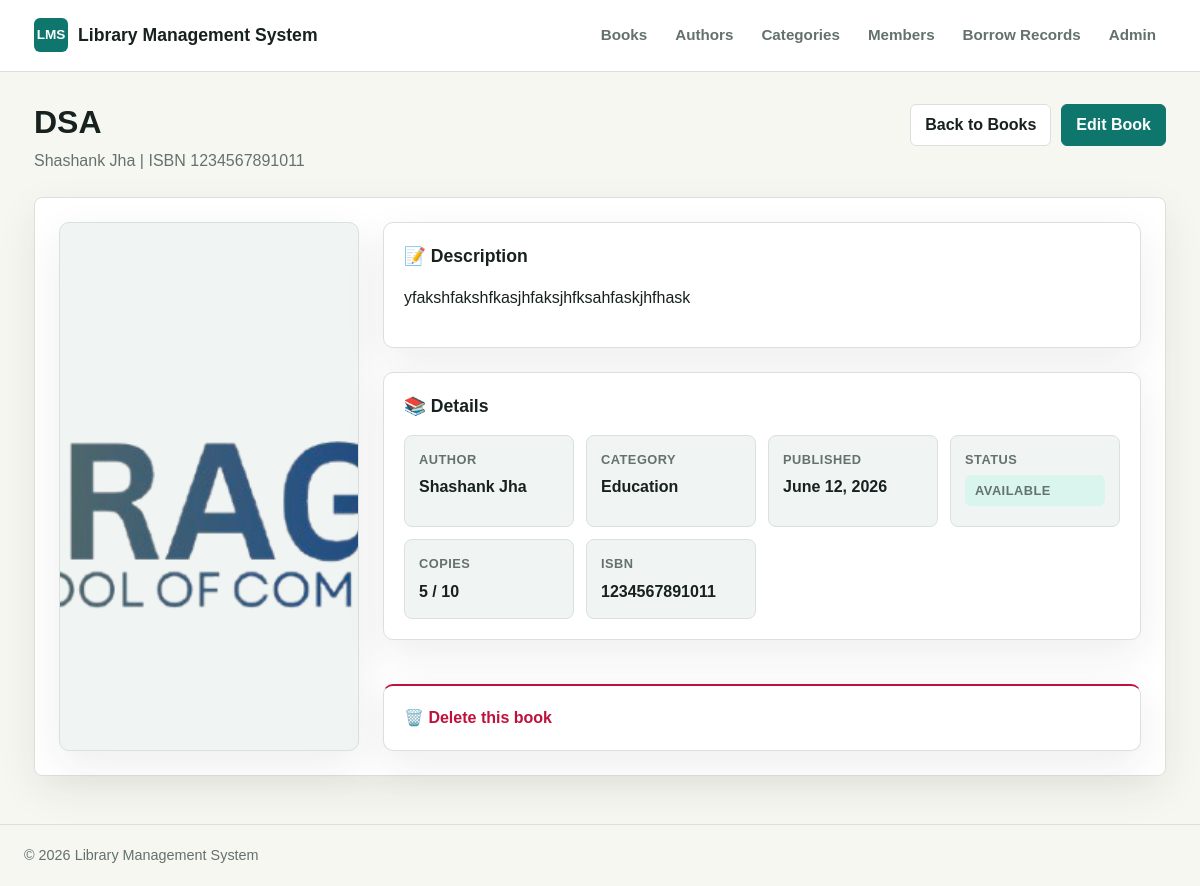
The page /books/2/ on the database its author committed.
### books/models.py (models this page shows, shortened)
class Book(models.Model):
    STATUS_CHOICES = [
        ('available', 'Available'),
        ('borrowed',  'Borrowed'),
        ('lost',      'Lost'),
    ]
    title = models.CharField(max_length=300)
    author = models.ForeignKey(
        Author,
        on_delete=models.CASCADE,
        related_name='books'
    )
    category = models.ForeignKey(
        Category,
        on_delete=models.SET_NULL,
        null=True, blank=True,
        related_name='books'
    )
    isbn = models.CharField(max_length=13, unique=True)
    published_date = models.DateField()
    description = models.TextField(blank=True)
    total_copies = models.PositiveIntegerField(default=1)
    available_copies = models.PositiveIntegerField(default=1)
    status = models.CharField(
        max_length=20,
        choices=STATUS_CHOICES,
        default='available'
    )
    cover_image = models.ImageField(
        upload_to='covers/',
        blank=True, null=True
    )
    created_at = models.DateTimeField(auto_now_add=True)
    class Meta:
        ordering = ['title']

### authors/models.py (models this page shows, shortened)
class Author(models.Model):
    name = models.CharField(max_length=200)
    bio = models.TextField(blank=True)
    email = models.EmailField(blank=True)
    created_at = models.DateTimeField(auto_now_add=True)
    class Meta:
        ordering = ['name']

### categories/models.py (models this page shows, shortened)
class Category(models.Model):
    name        = models.CharField(max_length=100, unique=True)
    description = models.TextField(blank=True)
    class Meta:
        ordering = ['name']
        verbose_name_plural = 'Categories'

### books/views.py (the view)
# urls.py: path('<int:pk>/', views.book_detail, name='detail'),
def book_detail(request, pk):
    book = get_object_or_404(
        Book.objects.select_related('author', 'category'),
        pk=pk
    )
    return render(
        request,
        'books/detail.html',
        {'book': book}
    )

### books/templates/books/detail.html (shortened to what this page needs)
{% extends 'base.html' %}
{% block page_title %}{{ book.title }}{% endblock %}
{% block page_subtitle %}
    <p>{{ book.author.name }} | ISBN {{ book.isbn }}</p>
{% endblock %}
{% block page_actions %}
    <a class="button secondary" href="{% url 'books:list' %}">Back to Books</a>
    <a class="button" href="{% url 'books:update' book.pk %}">Edit Book</a>
{% endblock %}
{% block content %}
    <div class="book-detail">
        <aside class="cover-box">
            {% if book.cover_image %}
                <img src="{{ book.cover_image.url }}" alt="{{ book.title }} cover">
            {% else %}
                <div class="cover-placeholder">📖<br>No cover image</div>
            {% endif %}
        </aside>
        <div class="detail-grid">
            <div class="detail-card">
                <h2>📝 Description</h2>
                {% if book.description %}
                    <p class="description-text">{{ book.description }}</p>
                {% else %}
                    <p class="muted">No description added.</p>
                {% endif %}
            </div>
            <div class="detail-card">
                <h2>📚 Details</h2>
                <div class="meta-grid">
                    <div class="meta-item">
                        <span>Author</span>
                        <div class="meta-item-value">{{ book.author.name }}</div>
                    </div>
                    <div class="meta-item">
                        <span>Category</span>
                        <div class="meta-item-value">{{ book.category.name|default:'No category' }}</div>
                    </div>
                    <div class="meta-item">
                        <span>Published</span>
                        <div class="meta-item-value">{{ book.published_date }}</div>
                    </div>
                    <div class="meta-item">
                        <span>Status</span>
                        <div class="meta-item-value"><span class="status-badge">{{ book.get_status_display }}</span></div>
                    </div>
                    <div class="meta-item">
                        <span>Copies</span>
                        <div class="meta-item-value">{{ book.available_copies }} / {{ book.total_copies }}</div>
                    </div>
                    <div class="meta-item">
                        <span>ISBN</span>
                        <div class="meta-item-value">{{ book.isbn }}</div>
                    </div>
                </div>
            </div>
            <div class="detail-card danger-section">
                <a class="danger-link" href="{% url 'books:delete' book.pk %}">🗑️ Delete this book</a>
            </div>
        </div>
    </div>
{% endblock %}

### templates/base.html (style rules this page uses)
:root { --bg: #f7f7f2; --surface: #ffffff; --surface-muted: #f0f4f3; --text: #17211f; --muted: #64716e; --border: #d9e1de; --brand: #0f766e; --brand-dark: #115e59; --accent: #b45309; --danger: #be123c; --shadow: 0 14px 40px rgba(23, 33, 31, 0.08); }
* { box-sizing: border-box; }
body { margin: 0; min-height: 100vh; background: var(--bg); color: var(--text); font-family: Arial, Helvetica, sans-serif; line-height: 1.5; }
a { color: inherit; text-decoration: none; }
.page-heading p { color: var(--muted); margin: 8px 0 0; max-width: 700px; }
.button { align-items: center; background: var(--brand); border: 1px solid var(--brand); border-radius: 6px; color: #ffffff; cursor: pointer; display: inline-flex; font: inherit; font-weight: 700; justify-content: center; min-height: 40px; padding: 8px 14px; }
.button.secondary { background: var(--surface); border-color: var(--border); color: var(--text); }

### books/templates/books/detail.html (style rules this page uses)
.book-detail { display: grid; gap: 24px; grid-template-columns: minmax(200px, 300px) 1fr; }
.cover-box { align-items: center; background: var(--surface-muted); border: 1px solid var(--border); border-radius: 10px; display: flex; justify-content: center; min-height: 340px; overflow: hidden; box-shadow: var(--shadow); }
.cover-box img { display: block; height: 100%; object-fit: cover; width: 100%; }
.detail-grid { display: grid; gap: 24px; }
.detail-card { background: var(--surface); border: 1px solid var(--border); border-radius: 10px; padding: 20px; box-shadow: var(--shadow); }
.detail-card h2 { font-size: 1.1rem; font-weight: 700; margin: 0 0 16px; color: var(--text); }
.meta-grid { display: grid; gap: 12px; grid-template-columns: repeat(auto-fit, minmax(160px, 1fr)); }
.meta-item { background: var(--surface-muted); border: 1px solid var(--border); border-radius: 8px; padding: 14px; }
.meta-item span { color: var(--muted); display: block; font-size: 0.8rem; font-weight: 700; letter-spacing: 0.5px; margin-bottom: 6px; text-transform: uppercase; }
.meta-item-value { color: var(--text); font-weight: 600; word-break: break-word; }
.description-text { line-height: 1.6; color: var(--text); }
.status-badge { display: inline-block; padding: 6px 10px; background: #d9f5ee; color: var(--brand); border-radius: 6px; font-size: 0.9rem; font-weight: 600; }
.danger-link { color: var(--danger); font-weight: 700; text-decoration: none; }
.danger-section { border-top: 2px solid var(--danger); padding-top: 20px; margin-top: 20px; }

### rows shown on the page
Book: title "DSA", author.name "Shashank Jha", isbn "1234567891011", cover_image (picture), description "yfakshfakshfkasjhfaksjhfksahfaskjhfhask", category.name "Education", published_date "June 12, 2026", status "AVAILABLE", available_copies "5", total_copies "10"
